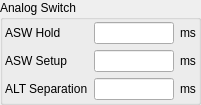
       <widget class="QGroupBox" name="groupBox3">
        <property name="title">
         <string>Analog Switch</string>
        </property>
        <layout class="QGridLayout">
         <property name="margin" stdset="0">
          <number>2</number>
         </property>
         <item row="0" column="0">
          <layout class="QHBoxLayout">
           <item>
            <widget class="QLabel" name="textLabel5_2_3_2_4">
             <property name="sizePolicy">
              <sizepolicy hsizetype="Preferred" vsizetype="Fixed">
               <horstretch>0</horstretch>
               <verstretch>0</verstretch>
              </sizepolicy>
             </property>
             <property name="text">
              <string>ASW Hold</string>
             </property>
             <property name="wordWrap">
              <bool>false</bool>
             </property>
            </widget>
           </item>
           <item>
            <layout class="QHBoxLayout">
             <item>
              <widget class="QLineEdit" name="m_edASWHold">
               <property name="sizePolicy">
                <sizepolicy hsizetype="Preferred" vsizetype="Fixed">
                 <horstretch>0</horstretch>
                 <verstretch>0</verstretch>
                </sizepolicy>
               </property>
               <property name="maximumSize">
                <size>
                 <width>80</width>
                 <height>32767</height>
                </size>
               </property>
              </widget>
             </item>
             <item>
              <widget class="QLabel" name="textLabel2_3_2_2_3_2_4">
               <property name="sizePolicy">
                <sizepolicy hsizetype="Fixed" vsizetype="Fixed">
                 <horstretch>0</horstretch>
                 <verstretch>0</verstretch>
                </sizepolicy>
               </property>
               <property name="text">
                <string>ms</string>
               </property>
               <property name="wordWrap">
                <bool>false</bool>
               </property>
              </widget>
             </item>
            </layout>
           </item>
          </layout>
         </item>
         <item row="1" column="0">
          <layout class="QHBoxLayout">
           <item>
            <widget class="QLabel" name="textLabel5_2_3_2_5">
             <property name="sizePolicy">
              <sizepolicy hsizetype="Preferred" vsizetype="Fixed">
               <horstretch>0</horstretch>
               <verstretch>0</verstretch>
              </sizepolicy>
             </property>
             <property name="text">
              <string>ASW Setup</string>
             </property>
             <property name="wordWrap">
              <bool>false</bool>
             </property>
            </widget>
           </item>
           <item>
            <layout class="QHBoxLayout">
             <item>
              <widget class="QLineEdit" name="m_edASWSetup">
               <property name="sizePolicy">
                <sizepolicy hsizetype="Preferred" vsizetype="Fixed">
                 <horstretch>0</horstretch>
                 <verstretch>0</verstretch>
                </sizepolicy>
               </property>
               <property name="maximumSize">
                <size>
                 <width>80</width>
                 <height>32767</height>
                </size>
               </property>
              </widget>
             </item>
             <item>
              <widget class="QLabel" name="textLabel2_3_2_2_3_2_5">
               <property name="sizePolicy">
                <sizepolicy hsizetype="Fixed" vsizetype="Fixed">
                 <horstretch>0</horstretch>
                 <verstretch>0</verstretch>
                </sizepolicy>
               </property>
               <property name="text">
                <string>ms</string>
               </property>
               <property name="wordWrap">
                <bool>false</bool>
               </property>
              </widget>
             </item>
            </layout>
           </item>
          </layout>
         </item>
         <item row="2" column="0">
          <layout class="QHBoxLayout">
           <item>
            <widget class="QLabel" name="textLabel5_2_3_2_5_2">
             <property name="sizePolicy">
              <sizepolicy hsizetype="Preferred" vsizetype="Fixed">
               <horstretch>0</horstretch>
               <verstretch>0</verstretch>
              </sizepolicy>
             </property>
             <property name="text">
              <string>ALT Separation</string>
             </property>
             <property name="wordWrap">
              <bool>false</bool>
             </property>
            </widget>
           </item>
           <item>
            <layout class="QHBoxLayout">
             <item>
              <widget class="QLineEdit" name="m_edALTSep">
               <property name="sizePolicy">
                <sizepolicy hsizetype="Preferred" vsizetype="Fixed">
                 <horstretch>0</horstretch>
                 <verstretch>0</verstretch>
                </sizepolicy>
               </property>
               <property name="maximumSize">
                <size>
                 <width>80</width>
                 <height>32767</height>
                </size>
               </property>
              </widget>
             </item>
             <item>
              <widget class="QLabel" name="textLabel2_3_2_2_3_2_5_2">
               <property name="sizePolicy">
                <sizepolicy hsizetype="Fixed" vsizetype="Fixed">
                 <horstretch>0</horstretch>
                 <verstretch>0</verstretch>
                </sizepolicy>
               </property>
               <property name="text">
                <string>ms</string>
               </property>
               <property name="wordWrap">
                <bool>false</bool>
               </property>
              </widget>
             </item>
            </layout>
           </item>
          </layout>
         </item>
        </layout>
       </widget>
